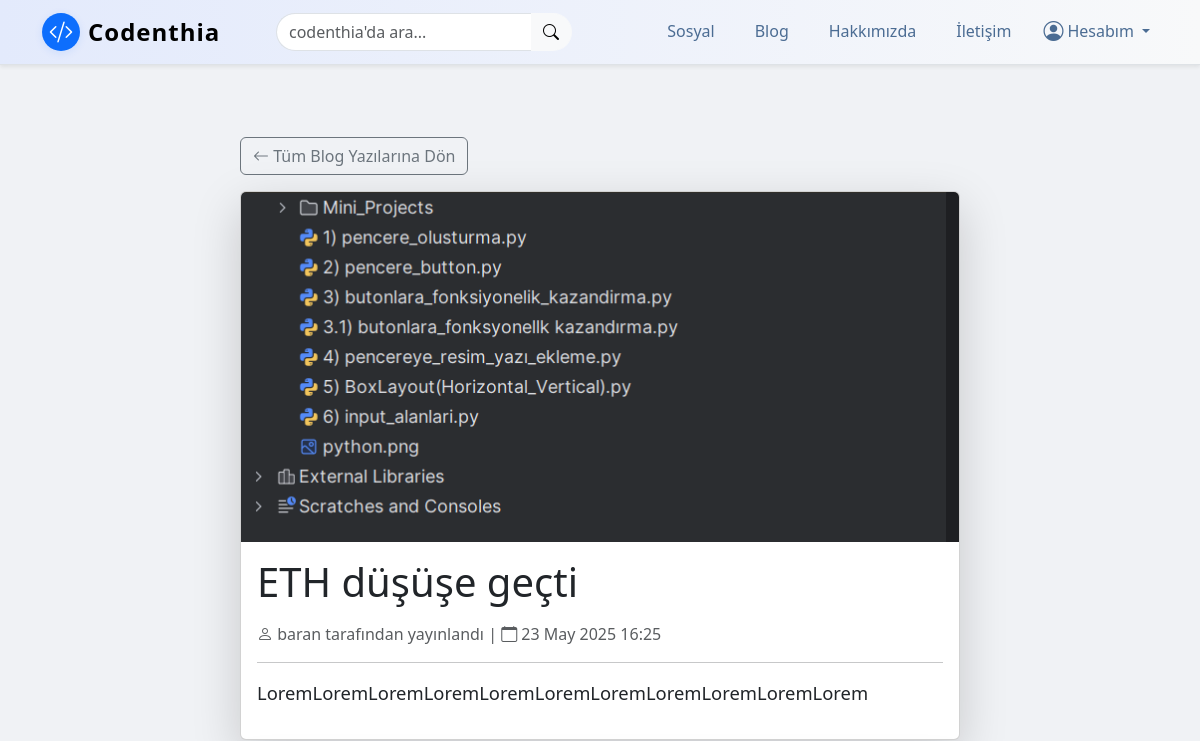
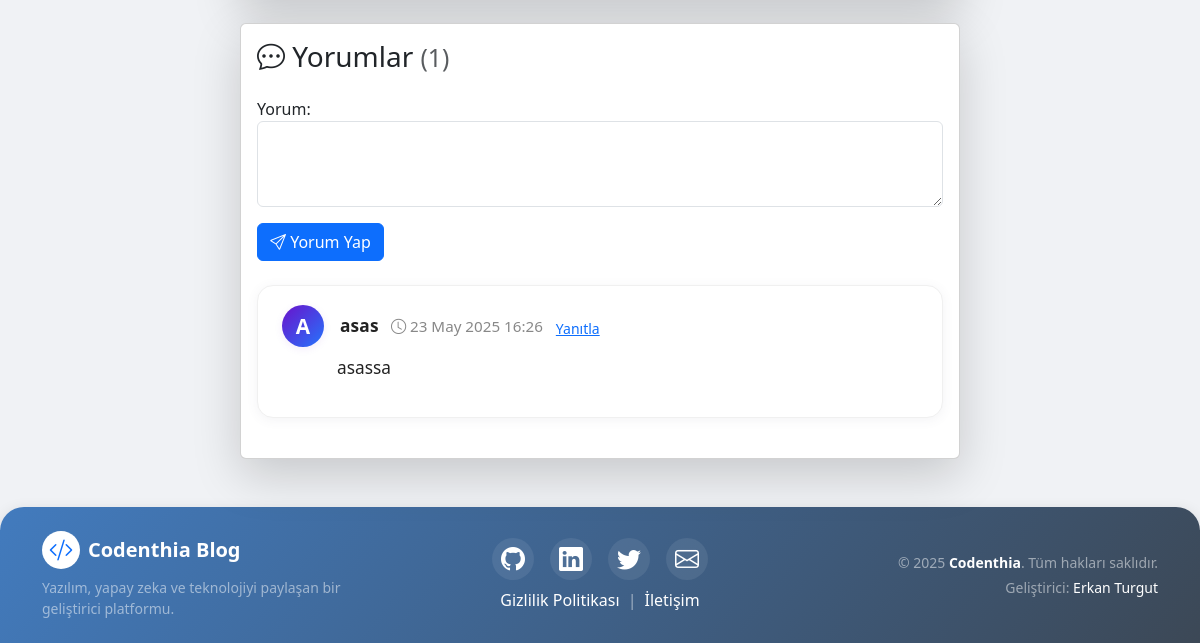
Before: /articles/detail/17/ with the older database file (2 pictures, top to bottom).
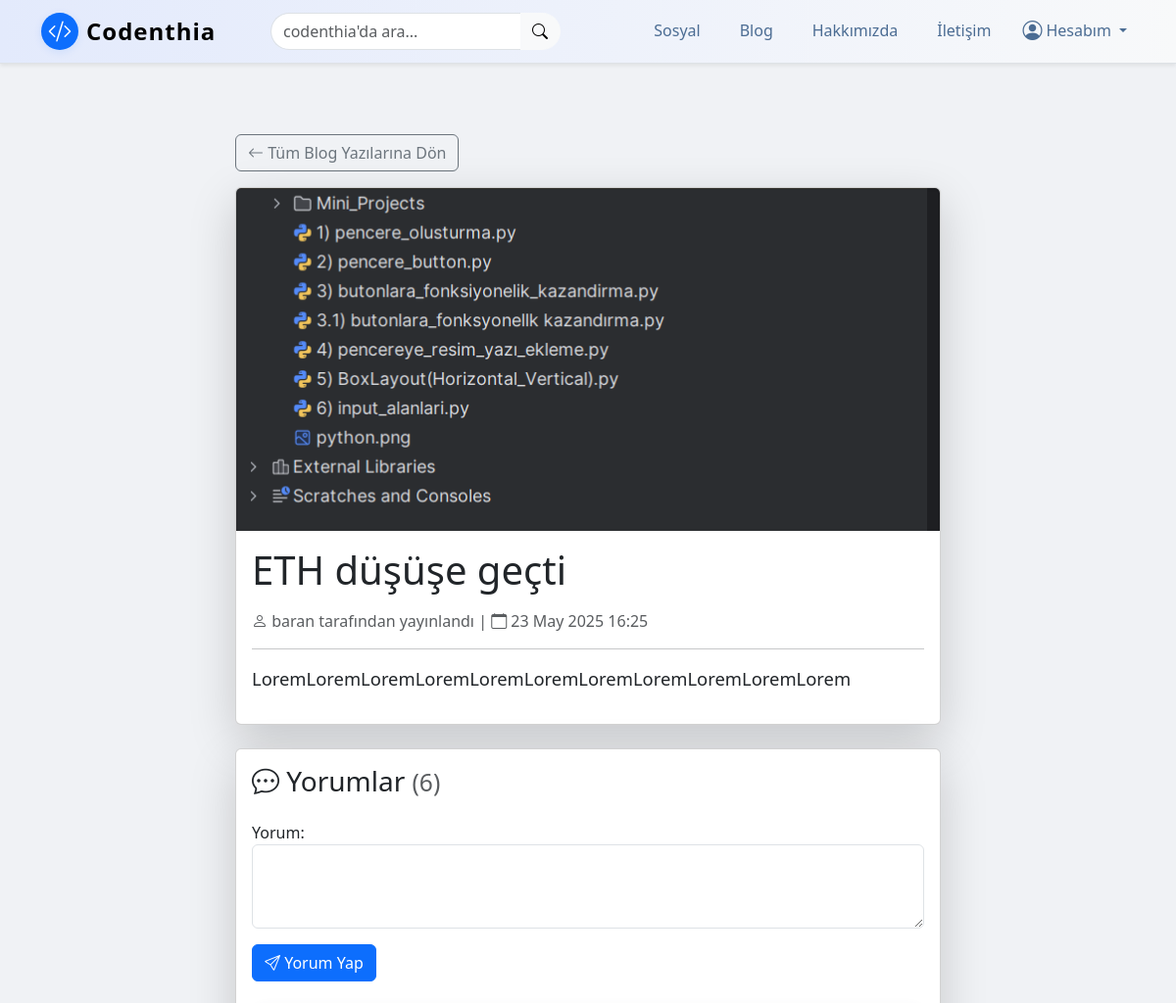
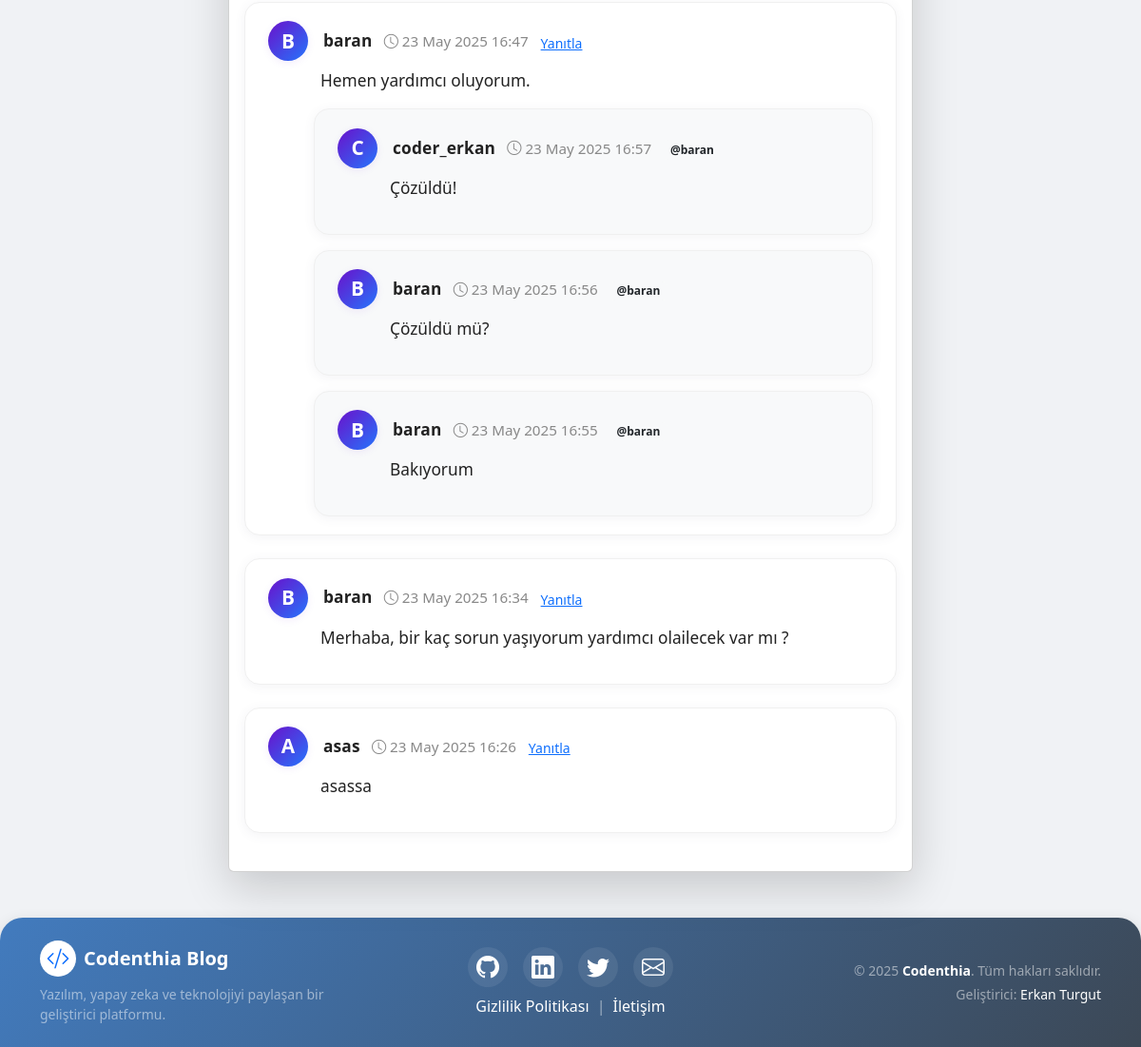
After: the same page with the newer database file (2 pictures, top to bottom).
### article/models.py (models this page shows, shortened)
class Article(models.Model):
    author = models.ForeignKey("auth.User", on_delete=models.CASCADE , verbose_name="Yazar")  # Bu alan, yazının yazarını (kullanıcıyı) temsil eder ve yazar silindiğinde yazıları da silinir
    title = models.CharField(max_length=50, verbose_name="Başlık") # Bu alan, yazının başlığını temsil eder ve maksimum 50 karakterlik bir metin alır
    content = RichTextField(verbose_name="İçerik") # Bu alan, yazının içeriğini temsil eder ve metin içerikleri için kullanılır
    created_date = models.DateTimeField(auto_now_add=True , verbose_name="Oluşturulma Tarihi") # Bu alan, yazının oluşturulma tarihini otomatik olarak ekler
    image = models.ImageField(upload_to='article_images/', null=True, blank=True)  # <-- yeni alan
    class Meta:
        ordering = ['-created_date'] # Bu kod, yazıları tarihe göre sıralar

class Comment(models.Model):
    article = models.ForeignKey(Article, on_delete=models.CASCADE, verbose_name="Makale", related_name="comments")
    comment_author = models.CharField(max_length=50, verbose_name="İsim")
    comment_content = models.TextField(max_length=200, verbose_name="Yorum")
    comment_date = models.DateTimeField(auto_now_add=True)
    parent = models.ForeignKey('self', null=True, blank=True, on_delete=models.CASCADE, related_name='replies', verbose_name="Yanıtlanan Yorum")
    reply_to = models.CharField(max_length=50, null=True, blank=True, verbose_name="Yanıtlanan Kullanıcı")
    class Meta:
        ordering = ['-comment_date'] # Bu kod, yorumları tarihe göre sıralar

### article/views.py (the view)
# urls.py: path('detail/<int:id>', views.detail, name ="detail"), # Bu kod, makaleler sayfasınının detayını temsil eder ve detail fonksiyonunu çağırır
def detail(request, id):
    article = get_object_or_404(Article, id=id)
    comments = article.comments.all() # Bu kod, makaleye ait tüm yorumları alır
    if request.method == "POST":
        comment_form = CommentForm(request.POST) # Bu kod, yorum formunu alır
        if comment_form.is_valid(): # Bu kod, formun geçerli olup olmadığını kontrol eder
            comment = comment_form.save(commit=False) # Bu kod, yorumu oluşturur
            comment.article = article # Bu kod, yorumun makalesini belirler
            comment.save() # Bu kod, yorumu kaydeder
            messages.success(request, "Yorumunuz başarıyla eklendi.")
            return redirect("article:detail", id=id )
    else:
        comment_form = CommentForm()
    context = {
        'article': article,
        'comments': comments, # Bu kod, makaleye ait tüm yorumları alır
        'comment_form': comment_form,
    }
    return render(request, 'detail.html', context)

### article/forms.py
class CommentForm(forms.ModelForm):
    parent = forms.IntegerField(widget=forms.HiddenInput(), required=False)
    reply_to = forms.CharField(widget=forms.HiddenInput(), required=False)
    class Meta:
        model = Comment
        fields = ['comment_content']
        labels = {
            'comment_content': 'Yorum',
        }
        widgets = {
            'comment_content': forms.Textarea(attrs={'class': 'form-control', 'rows': 3}),
        }

### templates/detail.html (shortened to what this page needs)
{% extends "layout.html" %} {% load static %} {% block body %}
<article class="container my-5">
    <div class="row justify-content-center">
        <div class="col-md-10 col-lg-8">
            <a href="{% url 'article:articles' %}" class="btn btn-outline-secondary mb-3">
                <i class="bi bi-arrow-left"></i> Tüm Blog Yazılarına Dön
            </a>
            <div class="card shadow-lg">
                {% if article.image %}
                <img src="{{ article.image.url }}" class="card-img-top" alt="{{ article.title }}" style="object-fit:cover; max-height:350px;"> {% else %}
                <img src="{% static 'codenthiaRevize.png' %}" class="card-img-top" alt="{{ article.title }}" style="object-fit:cover; max-height:350px;"> {% endif %}
                <div class="card-body">
                    <h1 class="card-title mb-3">{{ article.title | safe }}</h1>
                    <div class="mb-3 text-muted">
                        <i class="bi bi-person"></i> {{ article.author }} tarafından yayınlandı |
                        <i class="bi bi-calendar"></i> {{ article.created_date|date:"d M Y H:i" }}
                    </div>
                    <hr>
                    <div class="card-text" style="font-size:1.15rem;">
                        {{ article.content|safe|linebreaks }}
                    </div>
                </div>
            </div>
            <div class="card shadow-lg mt-4">
                <div class="card-body">
                    <h3 class="card-title mb-4">
                        <i class="bi bi-chat-dots"></i> Yorumlar
                        <small class="text-muted">({{ comments.count }})</small>
                    </h3>
                    <form method="post" class="mb-4" action="{% url 'article:comment' article.id %}">
                        <div class="mb-3">
                            {{ comment_form.comment_content.label_tag }} {{ comment_form.comment_content }}
                        </div>
                        <button type="submit" class="btn btn-primary">
                            <i class="bi bi-send"></i> Yorum Yap
                        </button>
                    </form>
                    {% if comments %} {% for comment in comments %} {% if not comment.parent %}
                    <div class="comment-card mb-4">
                        <div class="d-flex align-items-center mb-2">
                            <div class="comment-avatar me-3">
                                <span>
                                            {% if comment.comment_author %}
                                                {{ comment.comment_author|first|upper }}
                                            {% else %}
                                                <i class="bi bi-person"></i>
                                            {% endif %}
                                        </span>
                            </div>
                            <div class="flex-grow-1">
                                <span class="comment-author">{{ comment.comment_author }}</span>
                                <span class="comment-date ms-2">
                                            <i class="bi bi-clock"></i> {{ comment.comment_date|date:"d M Y H:i" }}
                                        </span>
                                <button type="button" class="btn btn-link btn-sm text-primary p-0 ms-2" onclick="setReply('{{ comment.id }}', '{{ comment.comment_author|escapejs }}')">Yanıtla</button>
                            </div>
                        </div>
                        <div class="comment-content">
                            {{ comment.comment_content|linebreaks }}
                        </div>
                        {% for reply in comment.replies.all %}
                        <div class="comment-card mt-3 ms-5" style="background:#f8f9fa;">
                            <div class="d-flex align-items-center mb-2">
                                <div class="comment-avatar me-3">
                                    <span>
                                                {% if reply.comment_author %}
                                                    {{ reply.comment_author|first|upper }}
                                                {% else %}
                                                    <i class="bi bi-person"></i>
                                                {% endif %}
                                            </span>
                                </div>
                                <div class="flex-grow-1">
                                    <span class="comment-author">{{ reply.comment_author }}</span>
                                    <span class="comment-date ms-2">
                                                <i class="bi bi-clock"></i> {{ reply.comment_date|date:"d M Y H:i" }}
                                            </span>
                                    <span class="badge bg-light text-dark ms-2">@{{ reply.reply_to }}</span>
                                </div>
                            </div>
                            <div class="comment-content">
                                {{ reply.comment_content|linebreaks }}
                            </div>
                        </div>
                        {% endfor %}
                    </div>
                    {% endif %} {% endfor %} {% else %}
                    <div class="text-center py-4">
                        <i class="bi bi-chat-square-text display-4 text-muted mb-3"></i>
                        <p class="text-muted mb-0">Henüz yorum yapılmamış. İlk yorumu siz yapın!</p>
                    </div>
                    {% endif %}
                </div>
            </div>
        </div>
    </div>
</article>
{% endblock %}

### templates/layout.html (shortened to what this page needs)
<!doctype html> {% load static %}
<html lang="en">
<head>
    <link rel="stylesheet" href="{% static 'css/bootstrap.min.css' %}">
    <link rel="stylesheet" href="https://cdn.jsdelivr.net/npm/bootstrap-icons@1.11.3/font/bootstrap-icons.min.css">
    <link href="https://cdnjs.cloudflare.com/ajax/libs/font-awesome/6.0.0-beta3/css/all.min.css" rel="stylesheet">
    <link rel="stylesheet" href="https://cdn.ckeditor.com/ckeditor5/45.0.0/ckeditor5.css">
</head>
<body style="background-color: #F0F2F5; color: #212529;" class="d-flex flex-column min-vh-100">
    {% include "includes/navbar.html" %}
    <div class="container mt-4">
        {% block body %} {% endblock body %}
    </div>
    <footer class="footer mt-auto py-4 text-light" style="background: linear-gradient(129deg, #427bbe 0%, #3c4856 100%); box-shadow: 0 4px 15px rgba(0, 0, 0, 0.12); border-top-left-radius: 1.5rem; border-top-right-radius: 1.5rem;">
        <div class="container">
            <div class="row text-center text-md-start align-items-center">
                <div class="col-md-4 mb-3 mb-md-0 d-flex flex-column align-items-center align-items-md-start">
                    <div class="d-flex align-items-center mb-2 gap-2">
                        <span class="bg-white text-primary rounded-circle d-flex align-items-center justify-content-center" style="width: 38px; height: 38px;">
                            <i class="bi bi-code-slash fs-4"></i>
                        </span>
                        <span class="fw-bold fs-5"><a href="/" class="logo-link">Codenthia Blog</a></span>
                    </div>
                    <p class="small text-white-50 mb-0">Yazılım, yapay zeka ve teknolojiyi paylaşan bir geliştirici platformu.</p>
                </div>
                <div class="col-md-4 mb-3 mb-md-0 text-center">
                    <div class="d-flex justify-content-center gap-3 mb-2">
                        <a href="https://github.com/Erkan3034" class="footer-social" target="_blank" title="GitHub">
                            <i class="bi bi-github fs-4"></i>
                        </a>
                        <a href="https://linkedin.com/in/erkan1205" class="footer-social" target="_blank" title="LinkedIn">
                            <i class="bi bi-linkedin fs-4"></i>
                        </a>
                        <a href="https://twitter.com/Erkan_0630" class="footer-social" target="_blank" title="Twitter">
                            <i class="bi bi-twitter fs-4"></i>
                        </a>
                        <a href="mailto:turguterkan1306@gmail.com" class="footer-social" target="_blank" title="Mail">
                            <i class="bi bi-envelope fs-4"></i>
                        </a>
                    </div>
                    <div class="d-flex justify-content-center gap-2">
                        <a href="/privacy-policy" class="footer-link">Gizlilik Politikası</a>
                        <span class="text-white-50">|</span>
                        <a href="/contact" class="footer-link">İletişim</a>
                    </div>
                </div>
                <div class="col-md-4 text-md-end text-center mt-3 mt-md-0">
                    <p class="small text-white-50 mb-1">© 2025 <span class="fw-bold text-white">Codenthia</span>. Tüm hakları saklıdır.</p>
                    <p class="small text-white-50 mb-0">Geliştirici: <a href="https://github.com/Erkan3034" class="footer-link">Erkan Turgut</a></p>
                </div>
            </div>
        </div>
    </footer>
</body>
</html>

### templates/includes/navbar.html (shortened to what this page needs)
<nav class="navbar navbar-expand-lg navbar-light bg-white shadow-sm sticky-top border-bottom" style="background: linear-gradient(90deg, #e3eafc 0%, #f8f9fa 100%);">
    <div class="container">
        <a class="navbar-brand d-flex align-items-center gap-2" href="{% url 'index' %}">
            <span class="bg-primary text-white rounded-circle d-flex align-items-center justify-content-center" style="width: 38px; height: 38px;">
                <i class="bi bi-code-slash fs-4"></i>
            </span>
            <span class="fw-bold fs-4" style="letter-spacing: 1px;">Codenthia</span>
        </a>
        <div class="collapse navbar-collapse" id="navbarContent">
            <form action="{% url 'article:articles' %}" method="GET" class="d-flex mx-auto" style="max-width: 400px;">
                <div class="input-group">
                    <input class="form-control rounded-start-pill border-end-0" type="search" placeholder="codenthia'da ara..." aria-label="Search" name="search">
                    <button class="btn btn-light rounded-end-pill border-start-0" type="submit">
                        <i class="bi bi-search"></i>
                    </button>
                </div>
            </form>
            <ul class="navbar-nav ms-auto mb-2 mb-lg-0 align-items-lg-center gap-lg-2">
                <li class="nav-item">
                    <a class="nav-link px-3" href="{% url 'sosyal' %}">Sosyal</a>
                </li>
                <li class="nav-item">
                    <a class="nav-link px-3" href="{% url 'article:articles' %}">Blog</a>
                </li>
                <li class="nav-item">
                    <a class="nav-link px-3" href="{% url 'about' %}">Hakkımızda</a>
                </li>
                <li class="nav-item">
                    <a class="nav-link px-3" href="{% url 'contact' %}">İletişim</a>
                </li>
                <li class="nav-item dropdown">
                    <a class="nav-link dropdown-toggle d-flex align-items-center gap-1" href="#" id="userDropdown" role="button" data-bs-toggle="dropdown" aria-expanded="false">
                        <i class="bi bi-person-circle fs-5"></i>
                        <span>Hesabım</span>
                    </a>
                </li>
            </ul>
        </div>
    </div>
</nav>

### templates/layout.html (style rules this page uses)
.footer i { transition: transform 0.3s ease; }
.footer { border-top-left-radius: 1.5rem; border-top-right-radius: 1.5rem; }
.footer-social { color: #fff; background: rgba(255, 255, 255, 0.08); border-radius: 50%; width: 42px; height: 42px; display: flex; align-items: center; justify-content: center; transition: background 0.2s, color 0.2s, transform 0.2s; font-size: 1.3rem; }
.footer-link { color: #fff; text-decoration: none; font-weight: 500; transition: color 0.2s; }
a.logo-link { color: white !important; text-decoration: none; transition: color 0.3s ease; }

### templates/includes/navbar.html (style rules this page uses)
.navbar-nav .nav-link { font-weight: 500; color: #4b6c93 !important; transition: color 0.2s, border-bottom 0.2s; border-bottom: 2px solid transparent; }
.navbar-brand .bg-primary { box-shadow: 0 2px 8px rgba(13, 110, 253, 0.10); }

### templates/detail.html (style rules this page uses)
.comment-card { background: #fff; border-radius: 16px; box-shadow: 0 2px 12px rgba(80, 80, 120, 0.07); padding: 1.2rem 1.5rem; transition: box-shadow 0.2s; border: 1px solid #f0f0f0; }
.comment-avatar { width: 42px; height: 42px; background: linear-gradient(135deg, #6a11cb 0%, #2575fc 100%); color: #fff; font-weight: 600; font-size: 1.3rem; border-radius: 50%; display: flex; align-items: center; justify-content: center; box-shadow: 0 2px 8px rgba(106, 17, 203, 0.08); }
.comment-author { font-weight: 600; font-size: 1.08rem; color: #222; letter-spacing: 0.01em; }
.comment-date { font-size: 0.95rem; color: #888; font-weight: 400; }
.comment-content { margin-left: 55px; margin-top: 0.2rem; font-size: 1.08rem; color: #222; word-break: break-word; }

Changed rows visible on the page:
computed for Article "ETH düşüşe geçti": count "1" → "6"
added Comment: comment_author|first "B", comment_author "baran", comment_date "23 May 2025 16:47", comment_content "Hemen yardımcı oluyorum.", shown under "Yorumlar (6)"
added Comment: comment_author|first "C", comment_author "coder_erkan", comment_date "23 May 2025 16:57", reply_to "baran", comment_content "Çözüldü!", shown under "B"
added Comment: comment_author|first "B", comment_author "baran", comment_date "23 May 2025 16:56", reply_to "baran", comment_content "Çözüldü mü?"
added Comment: comment_author|first "B", comment_author "baran", comment_date "23 May 2025 16:55", reply_to "baran", comment_content "Bakıyorum"
added Comment: comment_author|first "B", comment_author "baran", comment_date "23 May 2025 16:34", comment_content "Merhaba, bir kaç sorun yaşıyorum yardımcı olailecek var mı ?", shown under "Yorumlar (6)"
